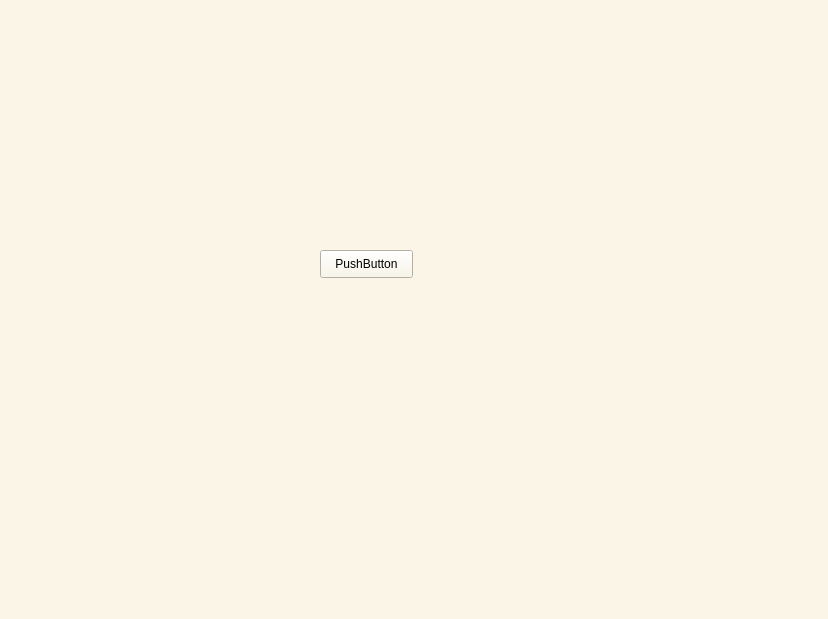
<?xml version="1.0" encoding="UTF-8"?>
<ui version="4.0">
 <class>BaseWindow</class>
 <widget class="QMainWindow" name="BaseWindow">
  <property name="geometry">
   <rect>
    <x>0</x>
    <y>0</y>
    <width>828</width>
    <height>619</height>
   </rect>
  </property>
  <property name="windowTitle">
   <string>MainWindow</string>
  </property>
  <property name="layoutDirection">
   <enum>Qt::LeftToRight</enum>
  </property>
  <widget class="QWidget" name="BaseWidget">
   <property name="styleSheet">
    <string notr="true">background-color: rgb(250, 245, 230);</string>
   </property>
   <widget class="QPushButton" name="pushButton">
    <property name="geometry">
     <rect>
      <x>320</x>
      <y>250</y>
      <width>93</width>
      <height>28</height>
     </rect>
    </property>
    <property name="text">
     <string>PushButton</string>
    </property>
   </widget>
  </widget>
 </widget>
 <resources/>
 <connections/>
</ui>
